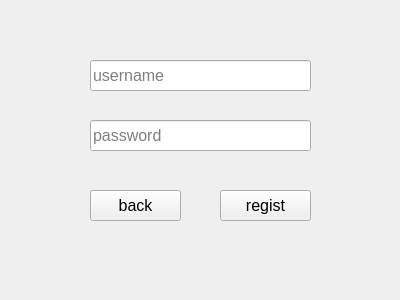
<?xml version="1.0" encoding="UTF-8"?>
<ui version="4.0">
 <class>Form</class>
 <widget class="QWidget" name="Form">
  <property name="geometry">
   <rect>
    <x>0</x>
    <y>0</y>
    <width>400</width>
    <height>300</height>
   </rect>
  </property>
  <property name="sizePolicy">
   <sizepolicy hsizetype="Fixed" vsizetype="Fixed">
    <horstretch>0</horstretch>
    <verstretch>0</verstretch>
   </sizepolicy>
  </property>
  <property name="minimumSize">
   <size>
    <width>400</width>
    <height>300</height>
   </size>
  </property>
  <property name="maximumSize">
   <size>
    <width>400</width>
    <height>300</height>
   </size>
  </property>
  <property name="font">
   <font>
    <pointsize>12</pointsize>
   </font>
  </property>
  <property name="windowTitle">
   <string>Regist</string>
  </property>
  <widget class="QPushButton" name="pushButton">
   <property name="geometry">
    <rect>
     <x>220</x>
     <y>190</y>
     <width>91</width>
     <height>31</height>
    </rect>
   </property>
   <property name="text">
    <string>regist</string>
   </property>
  </widget>
  <widget class="QPushButton" name="pushButton_2">
   <property name="geometry">
    <rect>
     <x>90</x>
     <y>190</y>
     <width>91</width>
     <height>31</height>
    </rect>
   </property>
   <property name="text">
    <string>back</string>
   </property>
  </widget>
  <widget class="QLineEdit" name="lineEdit">
   <property name="geometry">
    <rect>
     <x>90</x>
     <y>60</y>
     <width>221</width>
     <height>31</height>
    </rect>
   </property>
   <property name="sizePolicy">
    <sizepolicy hsizetype="Fixed" vsizetype="Fixed">
     <horstretch>0</horstretch>
     <verstretch>0</verstretch>
    </sizepolicy>
   </property>
   <property name="placeholderText">
    <string>username</string>
   </property>
  </widget>
  <widget class="QLineEdit" name="lineEdit_2">
   <property name="geometry">
    <rect>
     <x>90</x>
     <y>120</y>
     <width>221</width>
     <height>31</height>
    </rect>
   </property>
   <property name="echoMode">
    <enum>QLineEdit::Password</enum>
   </property>
   <property name="placeholderText">
    <string>password</string>
   </property>
  </widget>
 </widget>
 <resources/>
 <connections/>
</ui>
